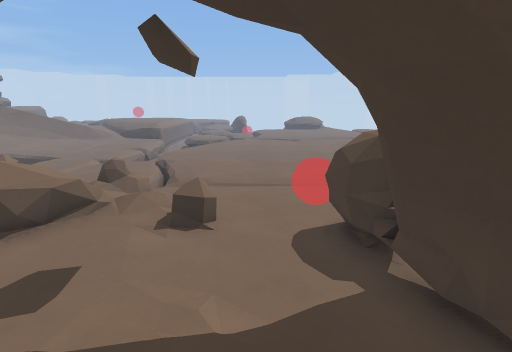
[1] (above)

17 first-person views from a walk through a 3-D level made in the Godot game engine. The camera is 1.5 m above the floor, tilts 14° down and sees 85° across. The floor is counted in squares, 0.5 m on a side. Each view is taken from the middle of a square. On the plan, view 1 faces up. The plan holds only what a view shows up to about 20 squares ahead; the rest is blank. The place goes on beyond the plan.

[2]
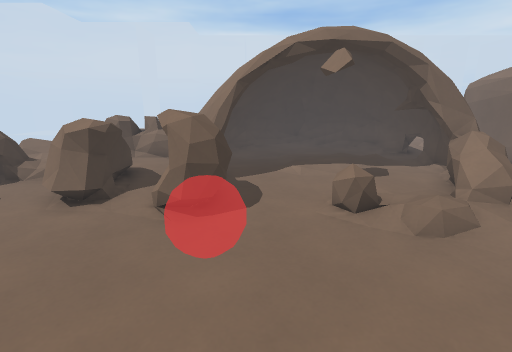

[3]
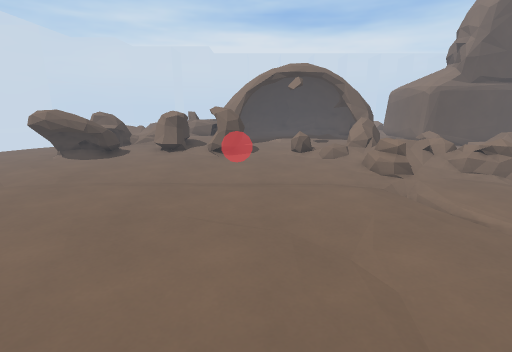

[4]
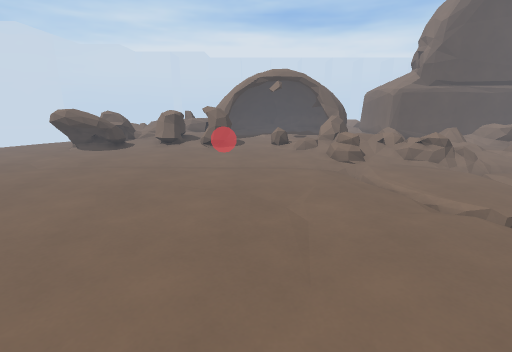

[5]
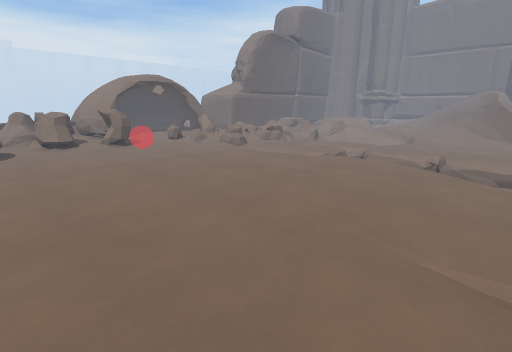

[6]
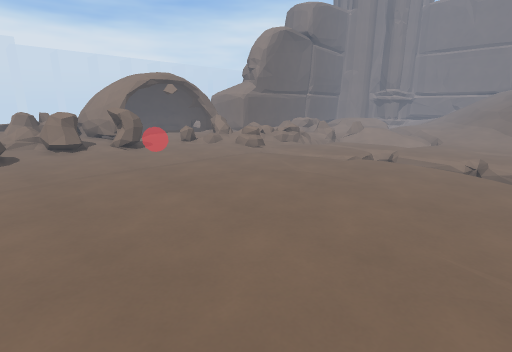

[7]
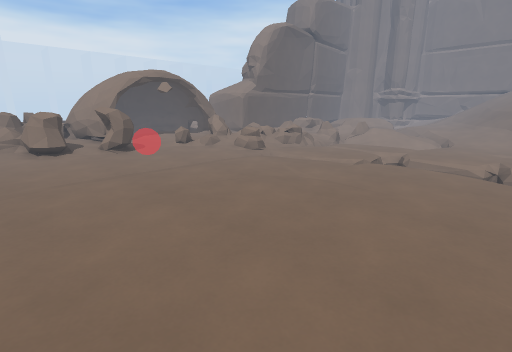

[8]
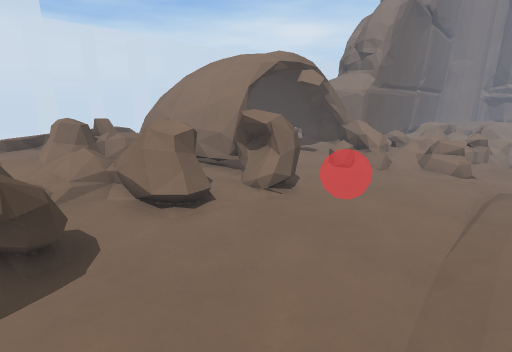

[9]
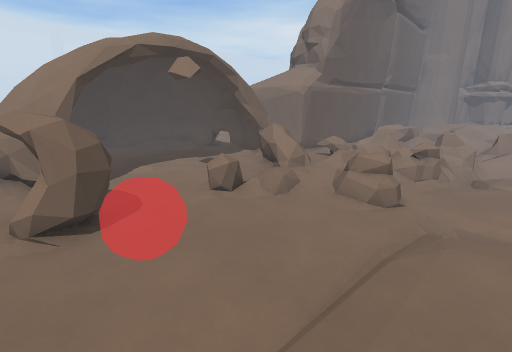

[10]
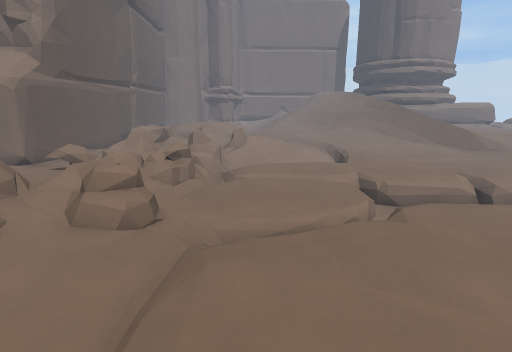

[11]
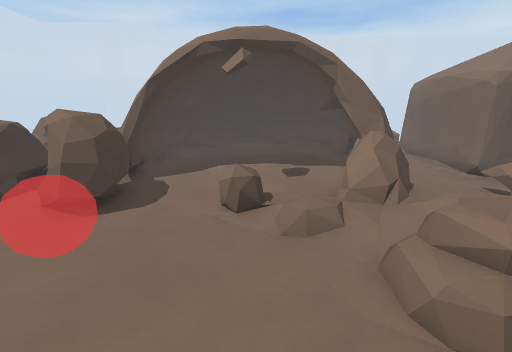

[12]
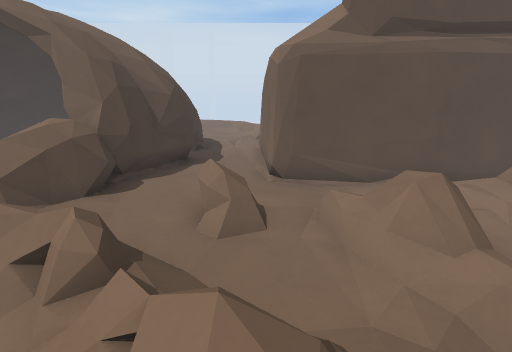

[13]
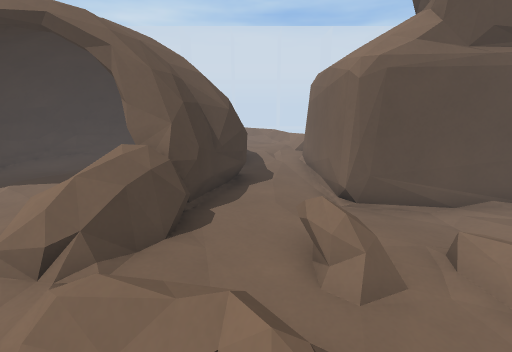

[14]
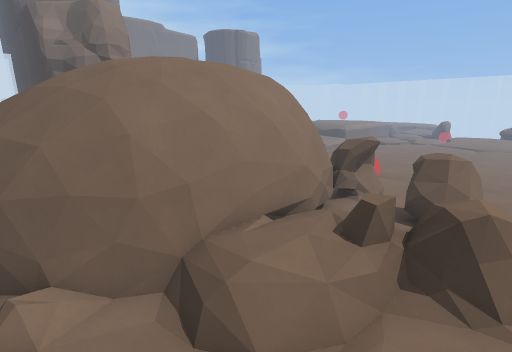

[15]
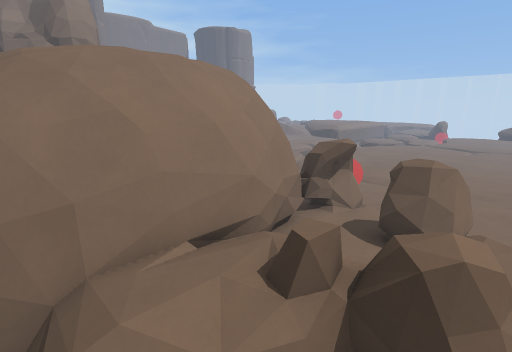

[16]
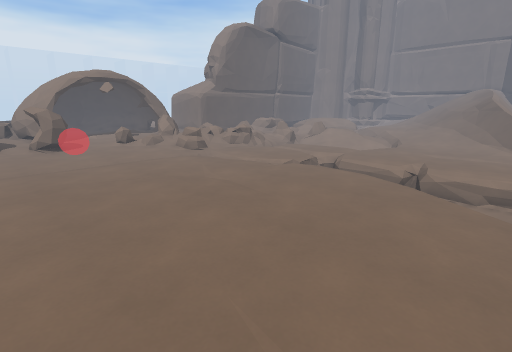

[17]
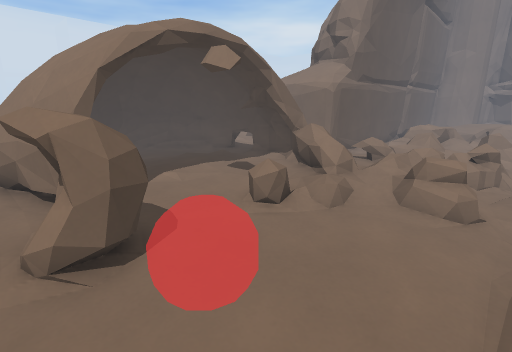

### Floor plan
Key: @ floor where view 1 was taken; # wall or solid block; x gap in a wall; . main floor; : floor 0.25 m higher than the main floor; - floor 0.25 m lower than the main floor; + floor 0.5 m higher than the main floor; _ floor 0.5 m lower than the main floor; * floor 0.75 m higher than the main floor; < floor 0.75 m lower than the main floor; % floor 1 m higher than the main floor; / step, stairs or slope; = window, fence, low wall or low ledge; ^ raised ledge; v drop or lower ground.
Columns run from 18 left of view 1 to 10 right of it. Each row starts with its distance up from view 1.
 28   ....  x<<   ...........   .
 27  :......=<<  =............
 26 ::.......<   /............. .
 25 :........   ................
 24 :.......-   .................
 23 .........   .................
 22 .........  -.................
 21 .........  ..................
 20  /=......< ..................
 19      ..._<<-.................
 18 //  ....-.v=-................
 17 //  ........-................
 16 /// .........................
 15 /// /........-...............
 14 ///  ........_...............
 13 ==--  .. ....-...............
 12 #//=/////..................:.
 11   ==#.::///..//............::
 10   #=#:::+*/////........::::::
  9 //:::+:::+////::::::::::::::=
  8 /*=::**::::/+/++:::::::::::=^
  7  %x+:++:+:::##++/=::==#:=::=^
  6 =x=+:::::*:#==::/:::=^#=^=:/=
  5 #  ::::::::=#=::::::x^#=^=::^
  4 ########:::=###::::####=#=*+=
  3        ##: ### +++:###=++**+
  2        ##:=## ++++::##=+++*++
  1         #:=##/+++:::##=*#^^**
  0         #: ## /+::@:##=%===
 -1         #::##   ::::###%%+++
 -2        ##+ ##  :::::##=%*+++
 -3         ++ =## ::::####*+ ++
 -4         +++=#########=++  //
 -5         *++  #######=#+   /
 -6          +++   #=#=
 -7          *++
 -8           **

Positions as (right, up) in squares from view 1, and headings:
1: (0, 0), facing up
2: (1, 14), facing down
3: (1, 23), facing down
4: (0, 26), facing down
5: (10, 28), facing down-left
6: (10, 26), facing down-left
7: (9, 25), facing down-left
8: (10, 13), facing down-left
9: (4, 14), facing down-left
10: (2, 14), facing left
11: (-2, 14), facing down
12: (-10, 12), facing down
13: (-8, 11), facing down
14: (8, -5), facing up-left
15: (8, -3), facing up-left
16: (6, 28), facing down-left
17: (4, 12), facing down-left
